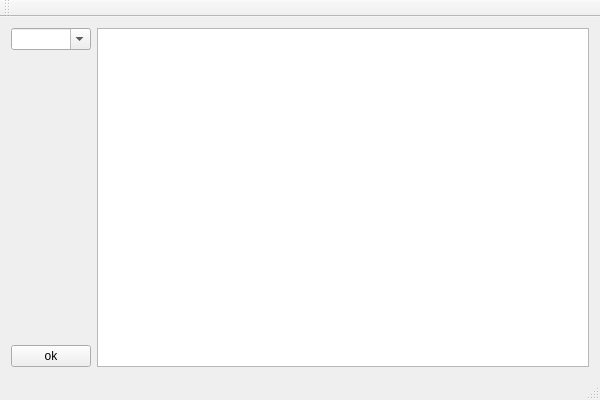
<?xml version="1.0" encoding="UTF-8"?>
<ui version="4.0">
 <class>test_comboxClass</class>
 <widget class="QMainWindow" name="test_comboxClass">
  <property name="geometry">
   <rect>
    <x>0</x>
    <y>0</y>
    <width>600</width>
    <height>400</height>
   </rect>
  </property>
  <property name="windowTitle">
   <string>test_combox</string>
  </property>
  <widget class="QWidget" name="centralWidget">
   <layout class="QHBoxLayout" name="horizontalLayout">
    <item>
     <layout class="QVBoxLayout" name="verticalLayout">
      <item>
       <widget class="QComboBox" name="btn_combox">
        <property name="editable">
         <bool>true</bool>
        </property>
       </widget>
      </item>
      <item>
       <spacer name="verticalSpacer">
        <property name="orientation">
         <enum>Qt::Vertical</enum>
        </property>
        <property name="sizeHint" stdset="0">
         <size>
          <width>20</width>
          <height>40</height>
         </size>
        </property>
       </spacer>
      </item>
      <item>
       <widget class="QPushButton" name="btn_ok">
        <property name="text">
         <string>ok</string>
        </property>
       </widget>
      </item>
     </layout>
    </item>
    <item>
     <widget class="QPlainTextEdit" name="plain_text"/>
    </item>
   </layout>
  </widget>
  <widget class="QMenuBar" name="menuBar">
   <property name="geometry">
    <rect>
     <x>0</x>
     <y>0</y>
     <width>600</width>
     <height>26</height>
    </rect>
   </property>
  </widget>
  <widget class="QToolBar" name="mainToolBar">
   <attribute name="toolBarArea">
    <enum>TopToolBarArea</enum>
   </attribute>
   <attribute name="toolBarBreak">
    <bool>false</bool>
   </attribute>
  </widget>
  <widget class="QStatusBar" name="statusBar"/>
 </widget>
 <layoutdefault spacing="6" margin="11"/>
 <resources>
  <include location="test_combox.qrc"/>
 </resources>
 <connections/>
</ui>
